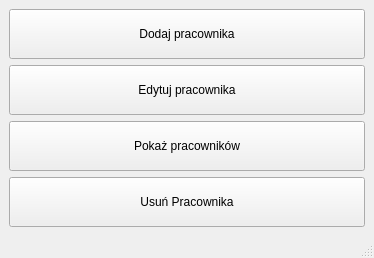
<?xml version="1.0" encoding="UTF-8"?>
<ui version="4.0">
 <class>MainWindow</class>
 <widget class="QMainWindow" name="MainWindow">
  <property name="geometry">
   <rect>
    <x>0</x>
    <y>0</y>
    <width>374</width>
    <height>238</height>
   </rect>
  </property>
  <property name="windowTitle">
   <string>MainWindow</string>
  </property>
  <widget class="QWidget" name="centralwidget">
   <layout class="QVBoxLayout" name="verticalLayout_2">
    <item>
     <layout class="QVBoxLayout" name="verticalLayout">
      <item>
       <widget class="QPushButton" name="pushButton">
        <property name="minimumSize">
         <size>
          <width>0</width>
          <height>50</height>
         </size>
        </property>
        <property name="text">
         <string>Dodaj pracownika</string>
        </property>
       </widget>
      </item>
      <item>
       <widget class="QPushButton" name="pushButton_3">
        <property name="minimumSize">
         <size>
          <width>0</width>
          <height>50</height>
         </size>
        </property>
        <property name="text">
         <string>Edytuj pracownika</string>
        </property>
       </widget>
      </item>
      <item>
       <widget class="QPushButton" name="pushButton_2">
        <property name="minimumSize">
         <size>
          <width>0</width>
          <height>50</height>
         </size>
        </property>
        <property name="text">
         <string>Pokaż pracowników</string>
        </property>
       </widget>
      </item>
      <item>
       <widget class="QPushButton" name="pushButton_4">
        <property name="minimumSize">
         <size>
          <width>0</width>
          <height>50</height>
         </size>
        </property>
        <property name="text">
         <string>Usuń Pracownika</string>
        </property>
       </widget>
      </item>
     </layout>
    </item>
   </layout>
  </widget>
  <widget class="QStatusBar" name="statusbar"/>
 </widget>
 <resources/>
 <connections/>
</ui>
